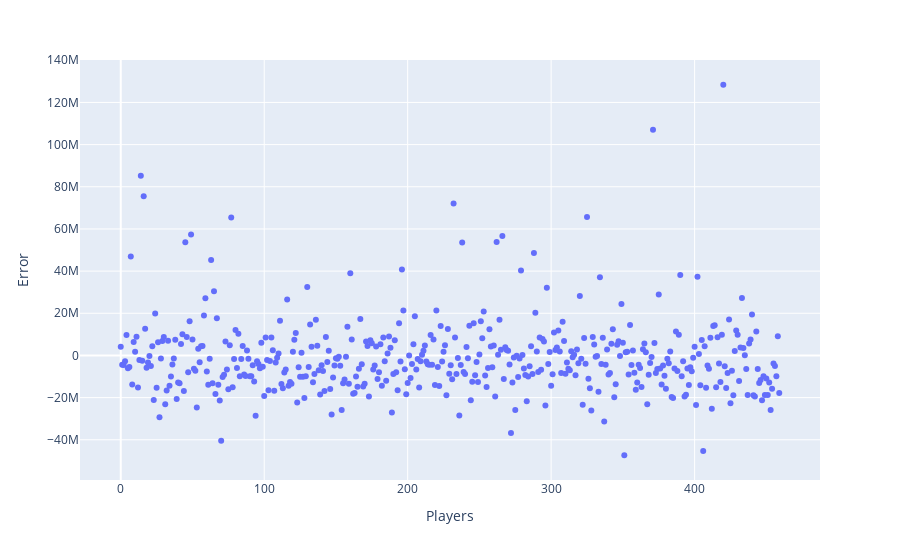

This figure's notebook cell:
### Markdown cell above
Lets visualize the error in our models when we used PCA

### Code cell
fw_PCA_diff = y_test_fw - y_pred_fw
fig = px.scatter(x=range(len(fw_PCA_diff)), y=fw_PCA_diff, labels={"x": "Players", "y": "Error"})
fig.show()

### Figure 1 — Plotly figure (JSON) as saved in the notebook; plotly's stock layout.template omitted (floating-point values rounded to 4 significant figures; data arrays with more than 128 entries replaced by an {"elided": "..."} marker saying what was removed)
{"data": [{"hovertemplate": "Players=%{x}<br>Error=%{y}<extra></extra>", "legendgroup": "", "marker": {"color": "#636efa", "symbol": "circle"}, "mode": "markers", "name": "", "orientation": "v", "showlegend": false, "type": "scatter", "x": {"elided": "460 int values"}, "xaxis": "x", "y": {"elided": "460 float values"}, "yaxis": "y"}], "layout": {"legend": {"tracegroupgap": 0}, "margin": {"t": 60}, "xaxis": {"anchor": "y", "domain": [0, 1], "title": {"text": "Players"}}, "yaxis": {"anchor": "x", "domain": [0, 1], "title": {"text": "Error"}}}}
